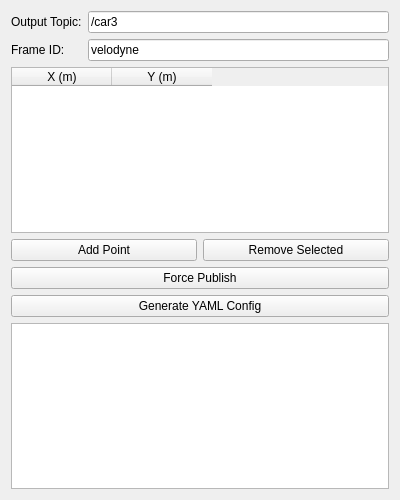
<?xml version="1.0" encoding="UTF-8"?>
<ui version="4.0">
 <class>VehicleCalibWidget</class>
 <widget class="QWidget" name="VehicleCalibWidget">
  <property name="geometry">
   <rect>
    <x>0</x>
    <y>0</y>
    <width>400</width>
    <height>500</height>
   </rect>
  </property>
  <layout class="QVBoxLayout" name="verticalLayout">
   <item>
    <layout class="QFormLayout" name="formLayout">
     <item row="0" column="0">
      <widget class="QLabel" name="label_topic">
       <property name="text">
        <string>Output Topic:</string>
       </property>
      </widget>
     </item>
     <item row="0" column="1">
      <widget class="QLineEdit" name="line_edit_topic">
       <property name="text">
        <string>/car3</string>
       </property>
      </widget>
     </item>
     <item row="1" column="0">
      <widget class="QLabel" name="label_frame">
       <property name="text">
        <string>Frame ID:</string>
       </property>
      </widget>
     </item>
     <item row="1" column="1">
      <widget class="QLineEdit" name="line_edit_frame">
       <property name="text">
        <string>velodyne</string>
       </property>
      </widget>
     </item>
    </layout>
   </item>
   <item>
    <widget class="QTableWidget" name="table_points">
     <property name="columnCount">
      <number>2</number>
     </property>
     <column>
      <property name="text">
       <string>X (m)</string>
      </property>
     </column>
     <column>
      <property name="text">
       <string>Y (m)</string>
      </property>
     </column>
    </widget>
   </item>
   <item>
    <layout class="QHBoxLayout" name="horizontalLayout">
     <item>
      <widget class="QPushButton" name="btn_add_point">
       <property name="text">
        <string>Add Point</string>
       </property>
      </widget>
     </item>
     <item>
      <widget class="QPushButton" name="btn_remove_point">
       <property name="text">
        <string>Remove Selected</string>
       </property>
      </widget>
     </item>
    </layout>
   </item>
   <item>
    <widget class="QPushButton" name="btn_publish">
     <property name="text">
      <string>Force Publish</string>
     </property>
    </widget>
   </item>
   <item>
    <widget class="QPushButton" name="btn_generate_yaml">
     <property name="text">
      <string>Generate YAML Config</string>
     </property>
    </widget>
   </item>
   <item>
    <widget class="QTextEdit" name="text_output">
     <property name="readOnly">
      <bool>true</bool>
     </property>
     <property name="maximumHeight">
      <number>100</number>
     </property>
    </widget>
   </item>
  </layout>
 </widget>
 <resources/>
 <connections/>
</ui>
